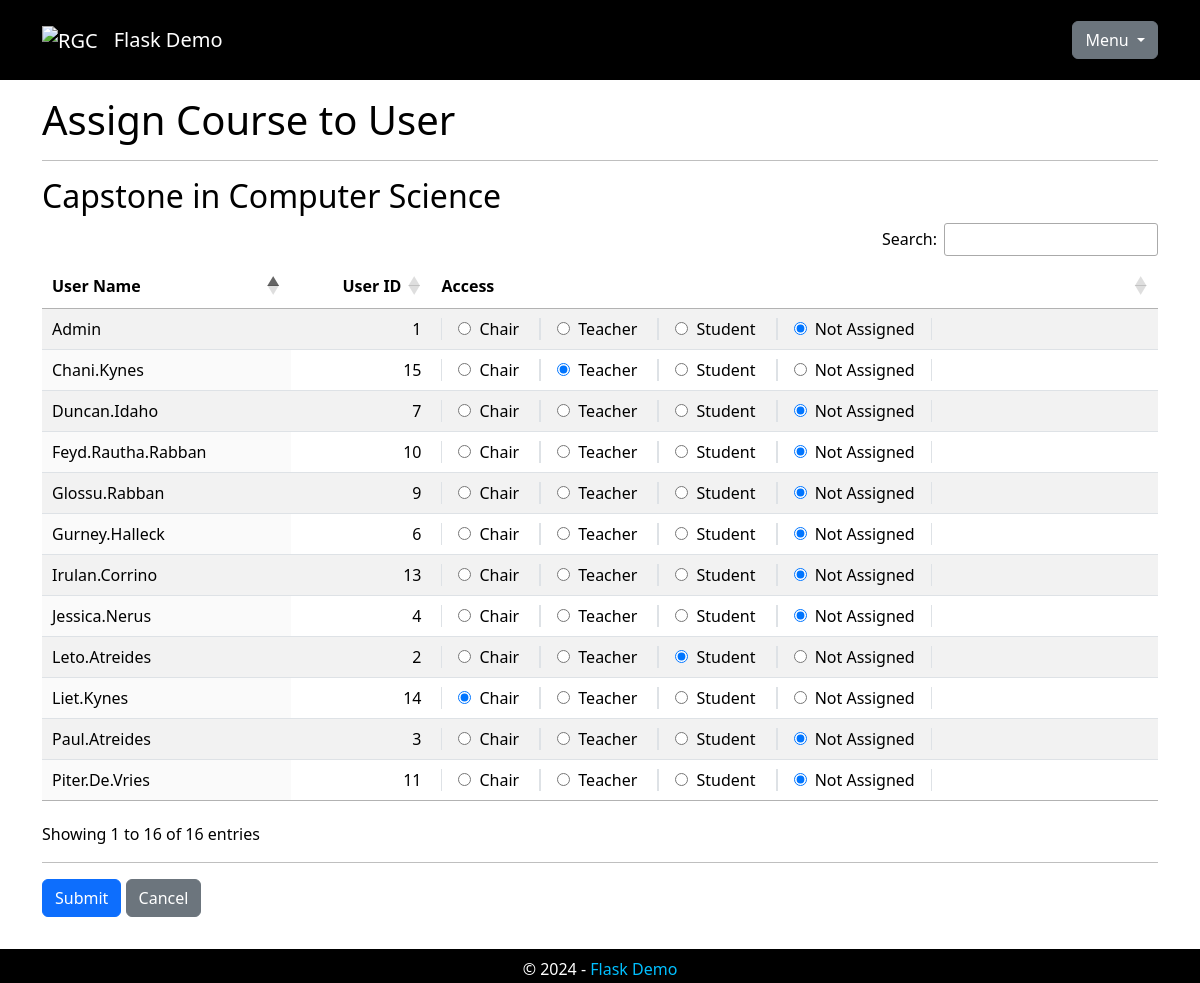
/assign_course/4 (signed in), run on the app's committed database.
### app/models.py (models this page shows, shortened)
class Course(db.Model):
    __tablename__ = 'courses'
    course_id: Mapped[int] = mapped_column(primary_key=True)
    course_name: Mapped[str] = mapped_column(
        String(64), index=True, unique=True)
    course_code: Mapped[str] = mapped_column(
        String(64))
    course_group: Mapped[Optional[str]] = mapped_column(
        String(64))
    course_desc: Mapped[Optional[str]] = mapped_column(
        String(256))
    associations: Mapped[List['Association']] = relationship(
        back_populates='course', cascade="all, delete-orphan")

class User(UserMixin, db.Model):
    __tablename__ = 'users'
    user_id: Mapped[int] = mapped_column(primary_key=True)
    username: Mapped[str] = mapped_column(
        String(64), index=True, unique=True)
    user_email: Mapped[Optional[str]] = mapped_column(
        String(128), unique=True)
    is_admin: Mapped[bool] = mapped_column()
    password_hash: Mapped[Optional[str]] = mapped_column(
        String(256))
    associations: Mapped[List['Association']] = relationship(
        back_populates='user', cascade="all, delete-orphan")
    def get_id(self):
        return self.user_id

class Role(db.Model):
    __tablename__ = 'roles'
    role_id: Mapped[int] = mapped_column(primary_key=True)
    role_name: Mapped[str] = mapped_column(
        String(64), index=True, unique=True)
    role_privilege: Mapped[int] = mapped_column(unique=True)
    associations: Mapped[List['Association']] = relationship(
        back_populates='role', cascade="all, delete-orphan")

### app/admin/admin_routes.py (the view, shortened to what this page needs)
@admin_bp.route('/assign_course/<int:course_id>', methods=['GET', 'POST'])
@login_required
def assign_course(course_id):
    validate_input('course_id', course_id, int)
    _user_id = int(current_user.get_id())
    _assoc = Association.query.filter(
        Association.course_id == course_id,
        Association.user_id == _user_id,
        ((Association.role_id == '1') | (Association.role_id == '2'))).all()
    if not current_user.is_admin and len(_assoc) == 0:
        flash(NOT_AUTH_MSG1)
        return redirect(url_for(INDEX_PAGE))
    _form = SimpleForm()
    _course = Course.query.get_or_404(course_id)
    _roles = Role.query.all()
    _roles = [_roles] if not isinstance(_roles, list) else _roles
    _roles_list = []
    for _r in _roles:
        _role_dict = _r.__dict__
        _roles_list.append(_role_dict)
    _roles_list.append({"role_id": 4, "role_name": "Not Assigned"})
    _users = User.query.order_by(User.username).all()
    _users = [_users] if not isinstance(_users, list) else _users
    _users_list = []
    for _u in _users:
        _user_dict = _u.__dict__
        _user_dict['role_id'] = 4
        _a = Association.query.filter(
            Association.course_id == _course.course_id,
            Association.user_id == _user_dict['user_id']).first()
        if _a is not None:
            _user_dict['role_id'] = _a.role_id
        _users_list.append(_user_dict)
    return render_template(
        'admin/assign_course.html',
        title='Assign Users to Course',
        course_name=_course.course_name,
        form=_form,
        roles=_roles_list,
        users_list=_users_list)

### app/admin/admin_forms.py
class SimpleForm(FlaskForm):
    submit = SubmitField()

### app/models.py (called while the page is built)
@login.user_loader
def load_user(user_id):
    validate_input('user_id', user_id, int)
    return db.session.get(User, user_id)

### app/templates/admin/assign_course.html (shortened to what this page needs)
{% extends "base.html" %}
{% block head %}
{{ super() }}
<link rel="stylesheet" type="text/css" href="{{ url_for('static', filename='css/dataTables.dataTables.min.css') }}">
<link rel="stylesheet" type="text/css" href="{{ url_for('static', filename='css/dataTables.bootstrap5.min.css') }}">
{% endblock %}
{% block content %}
{% if current_user.is_anonymous %}
<h1>Welcome!</h1>
<p>You should log in.</p>
{% else %}
<h1>Assign Course to User</h1>
<hr>
<h2>{{ course_name }}</h2>
<form action="" method="post">
  <table id="data-table" class="table table-striped display caption-top">
    <thead>
      <tr>
        <th scope="col">User Name</th>
        <th scope="col">User ID</th>
        <th scope="col">Access</th>
      </tr>
    </thead>
    <tbody>
      {% for u in users_list %}
      <tr>
        <td scope="row" class="text-nowrap">{{ u['username'] }}</td>
        <td class="text-nowrap">{{ u['user_id'] }}</td>
        <td>
          {% for r in roles %}
          {% if u['role_id'] == r.role_id %}
          <span class="border-start border-end px-3">
            <input type="radio" name="{{ u['user_id'] }}" value="{{ r['role_id'] }}" checked>{{
            r.role_name }}</input>
          </span>
          {% else %}
          <span class="border-start border-end px-3">
            <input type="radio" name="{{ u['user_id'] }}" value="{{ r['role_id'] }}">{{
            r.role_name }}</input>
          </span>
          {% endif %}
          {% endfor %}
        </td>
      </tr>
      {% endfor %}
    </tbody>
  </table>
  <hr>
  <p>{{ form.submit(class="btn btn-primary") }} <input type="button" class="btn btn-secondary" value="Cancel"
      onclick="history.back()"></p>
</form>
{% endif %}
{% endblock %}

### app/static/css/base.css (style rules this page uses)
html { font-family: sans-serif; }
body { margin-top: 10vh !important; }
input[type="radio"] { margin-right: 0.5em; }

### data on the page
Course: course_name "Capstone in Computer Science"
User: username "Admin", user_id "1", role_name "Not Assigned"
Role: role_name "Chair"
Role: role_name "Teacher"
Role: role_name "Student"
User: username "Chani.Kynes", user_id "15", role_name "Not Assigned"
User: username "Duncan.Idaho", user_id "7", role_name "Not Assigned"
User: username "Feyd.Rautha.Rabban", user_id "10", role_name "Not Assigned"
User: username "Glossu.Rabban", user_id "9", role_name "Not Assigned"
User: username "Gurney.Halleck", user_id "6", role_name "Not Assigned"
User: username "Irulan.Corrino", user_id "13", role_name "Not Assigned"
User: username "Jessica.Nerus", user_id "4", role_name "Not Assigned"
User: username "Leto.Atreides", user_id "2", role_name "Not Assigned"
User: username "Liet.Kynes", user_id "14", role_name "Not Assigned"
User: username "Paul.Atreides", user_id "3", role_name "Not Assigned"
User: username "Piter.De.Vries", user_id "11", role_name "Not Assigned"
